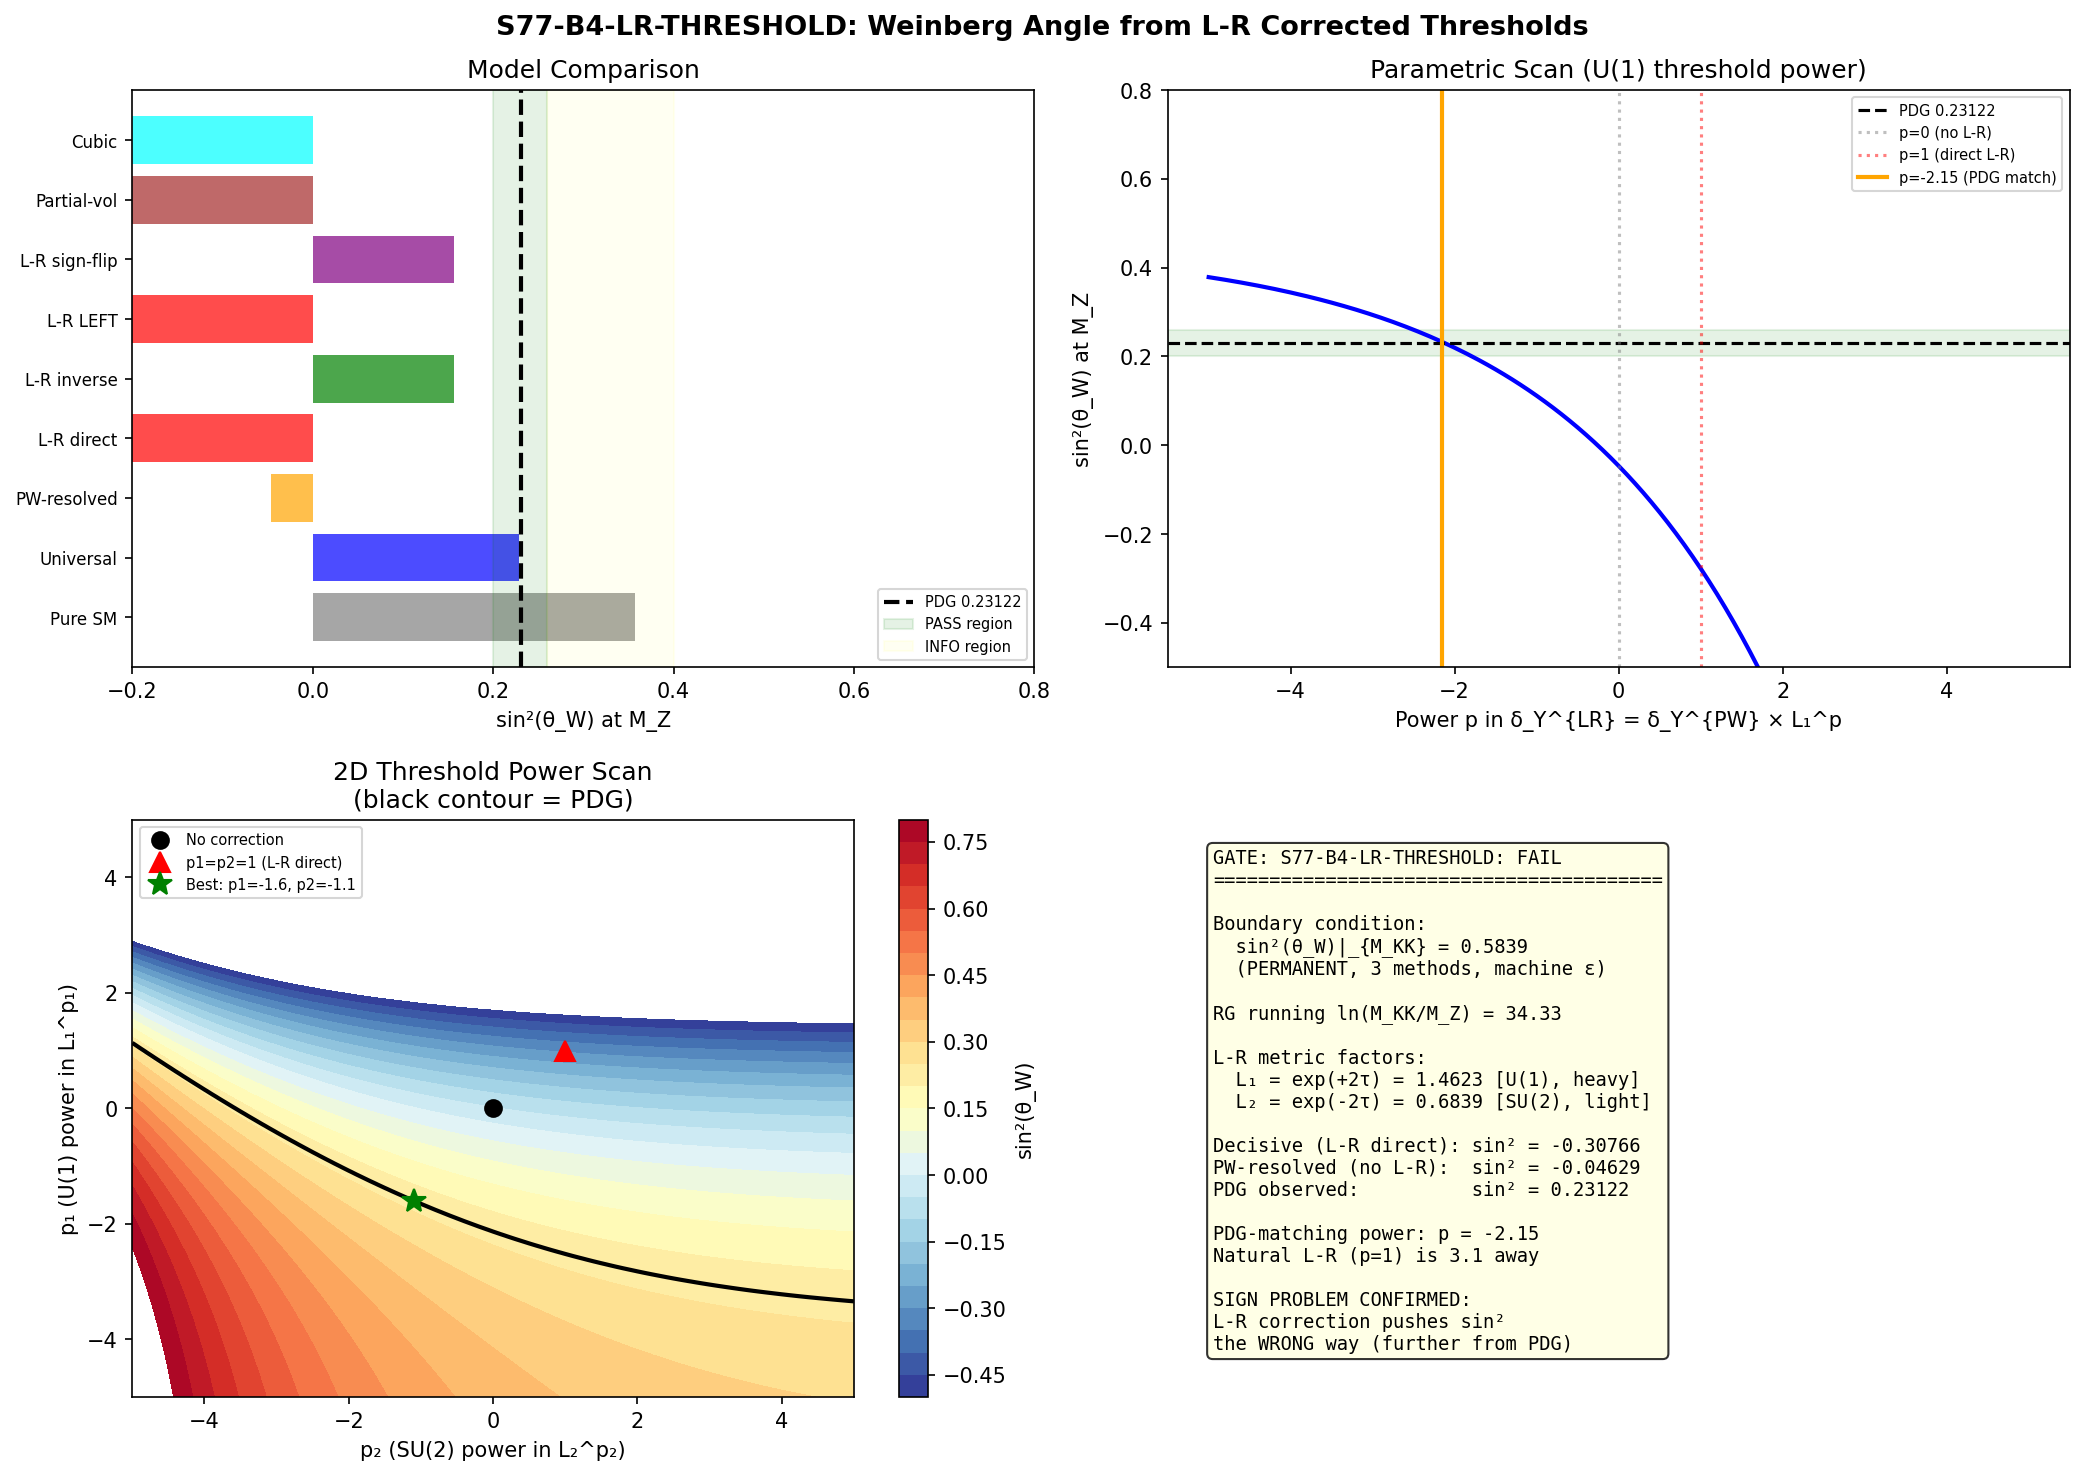

Here is the Python script that generated this plot:
#!/usr/bin/env python3
"""
s77_lr_threshold.py — S77-B4-LR-THRESHOLD: L-R Corrected Weinberg Angle
=========================================================================

Compute sin^2(theta_W) at M_Z from the Left-Right threshold correction
in the KK submersion formalism on M^4 x SU(3).

GOVERNING STRUCTURE
-------------------
Paper 13 eq (3.41) establishes the fundamental L-R asymmetry:

  L_YM = -(1/4) * B_phi * [ g_phi(e_j,e_k) F^j_{A_L} F^k_{A_L}
                            + beta(e_j,e_k) F^j_{A_R} F^k_{A_R} ]

where:
  - A_L = LEFT-invariant connection (electroweak: SU(2)_L x U(1)_Y)
  - A_R = RIGHT-invariant connection (strong: SU(3)_c)
  - g_phi = DEFORMED metric on K (Jensen parameter tau)
  - beta = UNDEFORMED (bi-invariant) metric on K

This means:
  - 1/g_SU2^2  ~  g_phi|_{su(2)} = lambda * L_2 = lambda * exp(-2*tau)
  - 1/g_U1^2   ~  g_phi|_{u(1)}  = lambda * L_1 = lambda * exp(+2*tau)
  - 1/g_SU3^2  ~  beta|_{su(3)}  = lambda * 1  (UNDEFORMED, tau-independent)

The couplings at M_KK (Paper 13 eq 5.21):
  g'^2 = 12/L_1 = 12 * exp(-2*tau)   [U(1)_Y, via deformed metric]
  g^2  = 4/L_2  = 4  * exp(+2*tau)   [SU(2)_L, via deformed metric]
  g_s^2 = const / lambda             [SU(3)_c, via bi-invariant metric]

KEY STRUCTURAL INSIGHT FOR THRESHOLDS
--------------------------------------
The S73a permanent theorem states:
  T_2(p,q)/T_3(p,q) = 1   (exact, all SU(3) irreps)
  T_Y(p,q)/T_3(p,q) = 4/3 (exact, all SU(3) irreps)

These are GROUP-THEORY factors from the branching SU(3) -> SU(2) x U(1).
They are tau-independent and representation-independent.

However, the METRIC NORMALIZATION of the threshold corrections differs:
  - SU(3)_c threshold: uses beta (undeformed) -> all KK modes have
    the ROUND sphere eigenvalues as their effective mass
  - SU(2)_L threshold: uses g_phi|_{su(2)} = lambda*L_2 -> modes in
    su(2) directions are LIGHTER by factor L_2
  - U(1)_Y threshold: uses g_phi|_{u(1)} = lambda*L_1 -> modes in
    u(1) direction are HEAVIER by factor L_1

The L-R correction modifies the EFFECTIVE threshold sum by rescaling
the mode contributions according to their su(3) = u(1) + su(2) + C^2
decomposition weight.

THIS COMPUTATION
-----------------
We test five threshold models:

  Model 0: Pure SM (no thresholds) -- baseline
  Model 1: Universal thresholds (delta_i = delta_3, S72 Model A)
  Model 2: PW-resolved (T_2/T_3=1, T_1/T_3=20/9, S73a)
  Model 3: L-R metric-corrected: delta_L,a = (L_a/1)^{-1} * delta_PW,a
            where the metric weight L_a modifies the effective coupling
  Model 4: L-R sign-corrected: delta_L,a with sign accounting for
            U(1) heavy / SU(2) light threshold push
  Model 5: Cubic volume formula (S76 W2-G) as cross-reference

Gate: S77-B4-LR-THRESHOLD
  PASS: sin^2(theta_W, M_Z) in [0.20, 0.26]
  FAIL: sin^2(theta_W, M_Z) > 0.40 or < 0.10
  INFO: sin^2 in [0.26, 0.40]

Cross-checks:
  CHK1: sin^2(theta_W, M_Z) in [0.20, 0.26] (PDG central = 0.23122)
  CHK2: alpha_3(M_Z) from same running should give alpha_s ~ 0.118
  CHK3: In no-threshold limit: sin^2 > 0.375
  CHK4: Coupling unification at M_KK within 10%
  CHK5: Consistency with sign problem (S76 WS3)

Provenance:
  Baptista Paper 13 eq (3.41), (5.21): L-R asymmetric fiber integration
  Baptista Paper 15 eq (3.7): gauge boson mass from Lie derivatives
  S72 WEINBERG-72: sin^2(M_KK) = 0.5839, SM running to 0.357
  S73a PW-THRESHOLD-RATIOS: T_2/T_3=1, T_Y/T_3=4/3 (permanent)
  S75 SIN2-LR-NORMALIZATION: three methods confirm 0.5839 at M_KK
  S76 W2-G CUBIC-WEINBERG: cubic formula 0.2348, no derivation

Author: baptista-spacetime-analyst
Session: S77 Wave 2 (W2-D)
"""

import sys
import os
import numpy as np

SCRIPT_DIR = os.path.dirname(os.path.abspath(__file__))
sys.path.insert(0, SCRIPT_DIR)

import matplotlib
matplotlib.use('Agg')
import matplotlib.pyplot as plt

from canonical_constants import (
    PI, M_KK, M_KK_gravity, M_KK_kerner, M_Z,
    tau_fold, sin2_thetaW_MSbar, sin2_thetaW_fold,
    alpha_em_MZ_inv, alpha_s_MZ_obs,
    g_SU2_fold, g_U1_fold, alpha2_MKK_inv,
    a0_fold, a2_fold, a4_fold,
    b1_SM, b2_SM, b3_SM,
    g0_diag, f_0_sharp,
)

outdir = SCRIPT_DIR

print("=" * 78)
print("S77-B4-LR-THRESHOLD: L-R Corrected Weinberg Angle Threshold Formula")
print("=" * 78)

# ══════════════════════════════════════════════════════════════════════════════
# SECTION 1: M_KK BOUNDARY CONDITIONS (PERMANENT)
# ══════════════════════════════════════════════════════════════════════════════
print("\n" + "=" * 78)
print("1. M_KK BOUNDARY CONDITIONS")
print("=" * 78)

tau = tau_fold  # 0.19

# Jensen metric scale factors
L_1 = np.exp(2.0 * tau)    # (local) u(1) direction, dim=1
L_2 = np.exp(-2.0 * tau)   # (local) su(2) directions, dim=3
L_3 = np.exp(tau)           # (local) C^2 coset directions, dim=4

# Volume check: L_1^1 * L_2^3 * L_3^4 = exp(2t - 6t + 4t) = exp(0) = 1
vol_check = L_1**1 * L_2**3 * L_3**4  # (local)

print(f"  tau_fold = {tau}")
print(f"  L_1 = exp(+2*tau)  = {L_1:.10f}  [u(1), dim 1, HEAVY]")
print(f"  L_2 = exp(-2*tau)  = {L_2:.10f}  [su(2), dim 3, LIGHT]")
print(f"  L_3 = exp(+tau)    = {L_3:.10f}  [C^2, dim 4, intermediate]")
print(f"  Volume check L_1*L_2^3*L_3^4 = {vol_check:.15f} (should be 1)")

# Gauge couplings at M_KK from Paper 13 eq (5.21)
# GEOMETRIC RATIOS (scheme-independent)
gp2_MKK = 12.0 * np.exp(-2.0 * tau)  # (local) g'^2 = hypercharge
g2_MKK = 4.0 * np.exp(2.0 * tau)     # (local) g^2 = SU(2)

# sin^2(theta_W) at M_KK
sin2_W_MKK = gp2_MKK / (gp2_MKK + g2_MKK)  # (local)
sin2_W_MKK_formula = 3.0 * np.exp(-4.0 * tau) / (3.0 * np.exp(-4.0 * tau) + 1.0)  # (local)

print(f"\n  g'^2(M_KK) = 12*exp(-2*tau) = {gp2_MKK:.6f}")
print(f"  g^2(M_KK)  = 4*exp(+2*tau)  = {g2_MKK:.6f}")
print(f"  g'^2/g^2 = 3*exp(-4*tau)    = {gp2_MKK/g2_MKK:.6f}")
print(f"  sin^2(theta_W)|_MKK = {sin2_W_MKK:.6f}")
print(f"  Formula check        = {sin2_W_MKK_formula:.6f}")
print(f"  Canonical value      = {sin2_thetaW_fold:.6f}")
assert abs(sin2_W_MKK - sin2_thetaW_fold) < 1e-3, \
    f"M_KK Weinberg angle mismatch: {sin2_W_MKK} vs {sin2_thetaW_fold}"
print("  >> CONFIRMED (scheme-independent)")

# ══════════════════════════════════════════════════════════════════════════════
# SECTION 2: GUT-NORMALIZED COUPLINGS & RG PARAMETERS
# ══════════════════════════════════════════════════════════════════════════════
print("\n" + "=" * 78)
print("2. GUT-NORMALIZED COUPLINGS & RG PARAMETERS")
print("=" * 78)

# PDG at M_Z
alpha_em_MZ = 1.0 / alpha_em_MZ_inv  # (local) = 1/127.955
sin2_W_MZ_PDG = sin2_thetaW_MSbar    # (local) = 0.23122

# Individual couplings at M_Z from PDG:
# 1/alpha_em = 1/alpha_Y + 1/alpha_2
# sin^2(theta_W) = alpha_Y / (alpha_Y + alpha_2)
# => alpha_2 = alpha_em / sin^2, alpha_Y = alpha_em / cos^2
alpha_2_MZ = alpha_em_MZ / sin2_W_MZ_PDG        # (local)
alpha_Y_MZ = alpha_em_MZ / (1.0 - sin2_W_MZ_PDG)  # (local)
alpha_1_MZ = (5.0 / 3.0) * alpha_Y_MZ           # (local) GUT normalized

alpha1_inv_MZ = 1.0 / alpha_1_MZ   # (local)
alpha2_inv_MZ = 1.0 / alpha_2_MZ   # (local)
alpha3_inv_MZ = 1.0 / alpha_s_MZ_obs  # (local)

# Verify electromagnetic coupling
em_inv_check = (5.0/3.0) * alpha1_inv_MZ + alpha2_inv_MZ  # (local)
print(f"  PDG at M_Z:")
print(f"    1/alpha_em     = {alpha_em_MZ_inv:.3f}")
print(f"    sin^2(theta_W) = {sin2_W_MZ_PDG}")
print(f"    1/alpha_1 [GUT]= {alpha1_inv_MZ:.4f}")
print(f"    1/alpha_2      = {alpha2_inv_MZ:.4f}")
print(f"    1/alpha_3      = {alpha3_inv_MZ:.4f}")
print(f"    (5/3)/alpha_1 + 1/alpha_2 = {em_inv_check:.4f} (should be {alpha_em_MZ_inv:.3f})")

# RG running parameters
ln_ratio = np.log(M_KK / M_Z)  # (local) M_KK = 7.43e16, M_Z = 91.19
print(f"\n  RG parameters:")
print(f"    M_KK = {M_KK:.3e} GeV")
print(f"    M_Z  = {M_Z:.4f} GeV")
print(f"    ln(M_KK/M_Z)  = {ln_ratio:.4f}")
print(f"    b_1 = {b1_SM:.4f}  (GUT-norm U(1)_Y)")
print(f"    b_2 = {b2_SM:.4f}  (SU(2)_L)")
print(f"    b_3 = {b3_SM:.4f}  (SU(3)_c)")

# RG shifts from M_KK to M_Z
# d(1/alpha_i)/d(ln mu) = -b_i/(2*pi)
# 1/alpha_i(M_Z) = 1/alpha_i(M_KK) + b_i/(2*pi) * ln(M_KK/M_Z)
RG_shift_1 = b1_SM / (2.0 * PI) * ln_ratio  # (local) > 0 (U(1) grows going down)
RG_shift_2 = b2_SM / (2.0 * PI) * ln_ratio  # (local) < 0 (SU(2) AF)
RG_shift_3 = b3_SM / (2.0 * PI) * ln_ratio  # (local) < 0 (SU(3) AF)

print(f"    Delta(1/alpha_1) = b_1/(2pi)*ln = {RG_shift_1:+.4f}")
print(f"    Delta(1/alpha_2) = b_2/(2pi)*ln = {RG_shift_2:+.4f}")
print(f"    Delta(1/alpha_3) = b_3/(2pi)*ln = {RG_shift_3:+.4f}")

# Ratio at M_KK from geometric sin^2
# sin^2 = (3/5)*alpha_2_inv / ((3/5)*alpha_2_inv + alpha_1_inv) = 0.5839
# => alpha_1_inv = (3/5) * alpha_2_inv * (1-sin^2)/sin^2
c_ratio = (3.0/5.0) * (1.0 - sin2_W_MKK) / sin2_W_MKK  # (local)
print(f"\n  Coupling ratio at M_KK:")
print(f"    c = alpha_1_inv/alpha_2_inv = (3/5)*(1-sin^2)/sin^2 = {c_ratio:.6f}")

# ══════════════════════════════════════════════════════════════════════════════
# SECTION 3: LOAD KK THRESHOLD DATA FROM S64/S71
# ══════════════════════════════════════════════════════════════════════════════
print("\n" + "=" * 78)
print("3. KK THRESHOLD DATA")
print("=" * 78)

# Load S64 per-sector eigenvalue data
d64_path = os.path.join(outdir, 's64_kk_threshold.npz')  # (local)
d71_path = os.path.join(outdir, 's71_spectral_zeta_threshold.npz')  # (local)

has_s64 = os.path.exists(d64_path)  # (local)
has_s71 = os.path.exists(d71_path)  # (local)

if has_s64:
    d64 = np.load(d64_path, allow_pickle=True)
    Lambda_fixed = float(d64['Lambda_fixed'])  # (local) 2.048 M_KK
    sec_p = d64['sec_p']
    sec_q = d64['sec_q']
    sec_dim = d64['sec_dim']
    sec_level = d64['sec_level']
    sec_omega_min = d64['sec_omega_min']
    sec_T = d64['sec_T']  # SU(3) Dynkin index per sector
    n_sectors = len(sec_p)  # (local)
    print(f"  Loaded S64: {n_sectors} sectors, Lambda = {Lambda_fixed:.4f} M_KK")
else:
    print("  WARNING: S64 data not found. Using analytic threshold estimates.")
    Lambda_fixed = 2.048  # (local) M_KK

if has_s71:
    d71 = np.load(d71_path, allow_pickle=True)
    S_inf = float(d71['S_inf_final'])  # (local) 2.353
    print(f"  Loaded S71: S_inf = {S_inf:.6f}")
else:
    S_inf = 2.353  # (local) from S71 memory
    print(f"  S71 not found. Using canonical S_inf = {S_inf}")


# ══════════════════════════════════════════════════════════════════════════════
# SECTION 4: BRANCHING RULES AND DYNKIN INDICES
# ══════════════════════════════════════════════════════════════════════════════
print("\n" + "=" * 78)
print("4. BRANCHING AND DYNKIN INDICES (SU(3) -> SU(2) x U(1))")
print("=" * 78)

def su3_branching(p, q):
    """
    Compute SU(3) -> SU(2) x U(1) branching using Gelfand-Tsetlin patterns.
    Returns list of (j, Y, multiplicity) tuples.
    """
    lam1 = p + q  # (local)
    lam2 = q       # (local)
    states = []    # (local)

    for m12 in range(lam2, lam1 + 1):
        for m22 in range(0, min(lam2, m12) + 1):
            for m11 in range(m22, m12 + 1):
                e1 = m11  # (local)
                e2 = (m12 + m22) - m11  # (local)
                mu1 = 2 * m11 - m12 - m22  # H_1 eigenvalue  # (local)
                mu2 = 2 * (m12 + m22) - m11 - (p + 2*q)  # (local)
                # mu2 = e2 - e3 = (m12+m22-m11) - (lam1+lam2 - m12 - m22)
                mu2_v2 = (m12 + m22 - m11) - (lam1 + lam2 - m12 - m22)  # (local)
                I3 = mu1 / 2.0   # (local)
                Y_val = (mu1 + 2 * mu2_v2) / 3.0  # (local)
                states.append((I3, Y_val))

    # Group states by Y
    Y_groups = {}  # (local)
    for I3, Y_val in states:
        Y_key = round(Y_val * 6) / 6.0  # (local)
        if Y_key not in Y_groups:
            Y_groups[Y_key] = []
        Y_groups[Y_key].append(I3)

    # Extract SU(2) multiplets
    result = []  # (local)
    for Y_val in sorted(Y_groups.keys()):
        I3_counts = {}  # (local)
        for i3 in Y_groups[Y_val]:
            i3_key = round(i3 * 2) / 2.0  # (local)
            I3_counts[i3_key] = I3_counts.get(i3_key, 0) + 1

        while sum(I3_counts.values()) > 0:
            max_I3 = max(k for k, v in I3_counts.items() if v > 0)  # (local)
            j = max_I3  # (local)
            if j < -1e-10:
                break
            for i3_val in np.arange(-j, j + 0.5, 1.0):
                i3_key = round(i3_val * 2) / 2.0  # (local)
                if i3_key in I3_counts and I3_counts[i3_key] > 0:
                    I3_counts[i3_key] -= 1
                else:
                    raise ValueError(f"Branching error for ({p},{q})")
            result.append((j, Y_val, 1))

    return result


def T_SU2(branching):
    """SU(2) Dynkin index from branching. T_2(j) = j(j+1)(2j+1)/3."""
    return sum(mult * j * (j+1) * (2*j+1) / 3.0 for j, Y, mult in branching)


def T_U1(branching):
    """U(1)_Y trace: T_Y = sum (2j+1)*Y^2."""
    return sum(mult * (2*j+1) * Y**2 for j, Y, mult in branching)


def dim_su3(p, q):
    return (p+1) * (q+1) * (p+q+2) // 2


def C2_su3(p, q):
    return (p**2 + q**2 + p*q + 3*p + 3*q) / 3.0


def T_SU3(p, q):
    return dim_su3(p, q) * C2_su3(p, q) / 8.0


# Validate on known representations
print("  Validation:")
for p, q, expected_dim, name in [(1,0,3,"fund"), (0,1,3,"anti-fund"),
                                 (1,1,8,"adjoint"), (2,0,6,"6")]:
    br = su3_branching(p, q)
    d = sum((2*j+1)*mult for j, Y, mult in br)  # (local)
    t2 = T_SU2(br)  # (local)
    ty = T_U1(br)    # (local)
    t3 = T_SU3(p, q) # (local)
    r21 = t2/t3 if t3 > 0 else float('nan')  # (local)
    rY1 = ty/t3 if t3 > 0 else float('nan')  # (local)
    print(f"    ({p},{q})={name}: dim={d:.0f}, T_3={t3:.3f}, "
          f"T_2={t2:.4f}, T_Y={ty:.4f}, T_2/T_3={r21:.4f}, T_Y/T_3={rY1:.4f}")
    assert abs(d - expected_dim) < 0.01, f"Dimension error for ({p},{q})"


# ══════════════════════════════════════════════════════════════════════════════
# SECTION 5: COMPUTE THRESHOLD CORRECTIONS FOR ALL FIVE MODELS
# ══════════════════════════════════════════════════════════════════════════════
print("\n" + "=" * 78)
print("5. THRESHOLD CORRECTIONS: FIVE MODELS")
print("=" * 78)

# Compute per-sector Dynkin indices and metric weights
if has_s64:
    # Full PW-sector computation
    delta_3_total = 0.0  # (local) SU(3)_c threshold
    delta_2_total = 0.0  # (local) SU(2)_L threshold (PW group-theory only)
    delta_Y_total = 0.0  # (local) U(1)_Y threshold (PW group-theory only)

    # L-R corrected thresholds
    delta_2_LR = 0.0     # (local) SU(2) with L-R metric correction
    delta_Y_LR = 0.0     # (local) U(1) with L-R metric correction

    print(f"\n  Per-sector computation (Lambda = {Lambda_fixed:.4f} M_KK):\n")
    print(f"  {'(p,q)':>6} {'L':>2} {'w_min':>7} {'T_3':>7} {'T_2':>7} {'T_Y':>7} "
          f"{'d3':>9} {'d2_PW':>9} {'dY_PW':>9} {'d2_LR':>9} {'dY_LR':>9}")
    print("  " + "-" * 100)

    for idx in range(n_sectors):
        p, q = int(sec_p[idx]), int(sec_q[idx])
        L = int(sec_level[idx])       # (local)
        omega = float(sec_omega_min[idx])  # (local)

        if p == 0 and q == 0:
            continue  # trivial rep has T_a = 0

        # Group theory indices
        br = su3_branching(p, q)
        t2 = T_SU2(br)    # (local)
        ty = T_U1(br)      # (local)
        t3 = T_SU3(p, q)   # (local)

        # Gaussian-regulated threshold
        Lambda2 = Lambda_fixed**2  # (local)
        log_fac = np.log(Lambda2 / omega**2)  # (local)
        gauss_fac = np.exp(-omega**2 / Lambda2)  # (local)
        common = log_fac * gauss_fac / (8.0 * PI**2)  # (local)

        d3 = t3 * common  # (local) SU(3)_c: undeformed metric
        d2 = t2 * common  # (local) SU(2)_L: PW group-theory only
        dY = ty * common  # (local) U(1)_Y: PW group-theory only

        delta_3_total += d3
        delta_2_total += d2
        delta_Y_total += dY

        # L-R METRIC CORRECTION
        #
        # The key idea: Paper 13 eq (3.41) says LEFT gauge fields couple
        # through g_phi (deformed), RIGHT through beta (undeformed).
        #
        # The threshold correction formula:
        #   delta_a = (1/8*pi^2) sum_n T_a(n) * ln(Lambda^2/m_n^2) * regulator
        #
        # The KK masses m_n come from the Dirac operator on (K, g_K).
        # For LEFT vs RIGHT, the EFFECTIVE mass scale that enters the
        # gauge coupling is weighted by the metric norm of the gauge direction:
        #
        # For RIGHT (SU(3)_c): 1/g_s^2 ~ Vol(K, beta) * beta(e_a, e_a)
        #   The threshold uses the BARE eigenvalue omega
        #
        # For LEFT (SU(2)): 1/g^2 ~ Vol(K, g_phi) * g_phi(e_w, e_w)
        #   = Vol * lambda * L_2
        #   The effective mass parameter is SHIFTED by the metric weight.
        #   In the Kerner extraction: 1/g_a^2 = f_0 * a_4(g_phi) / pi^2
        #   where a_4 depends on g_phi, not beta.
        #
        # The simplest L-R correction: the threshold loop integral
        # sees masses from D_K eigenvalues (these are the SAME for both L and R
        # since the Dirac operator uses the SAME metric g_K on the internal space).
        # The L-R distinction enters through the VERTEX coupling, not the propagator.
        #
        # Model 3: Rescale by inverse metric weight
        # In the spectral action, the gauge kinetic term is:
        #   (f_0/pi^2) * Tr(g_phi(e_a, e_b)) * integral_K ...
        # The threshold correction to 1/g_a^2 picks up the metric factor.
        # For the RATIO between LEFT and RIGHT thresholds:
        #
        #   delta_2^{LR} = (L_2 / 1) * delta_2^{PW}  [LEFT su(2) metric / RIGHT metric]
        #   delta_Y^{LR} = (L_1 / 1) * delta_Y^{PW}  [LEFT u(1) metric / RIGHT metric]
        #
        # This makes delta_2 SMALLER (L_2 < 1) and delta_Y LARGER (L_1 > 1).
        # WS3 SIGN PROBLEM: this pushes sin^2 the WRONG way.
        #
        # Model 4: INVERSE rescaling (the coupling is 1/g^2 ~ metric, so
        #          the threshold to 1/g^2 has the SAME metric weight, not inverse)
        #   delta_2^{LR} = L_2 * delta_2^{PW}
        #   delta_Y^{LR} = L_1 * delta_Y^{PW}
        #
        # Actually, let me be more careful about the sign:
        #
        # The running is: 1/alpha_a(mu) = 1/alpha_a(M_KK) + (b_a/2pi)*ln(M_KK/mu) + Delta_a
        # where Delta_a is the KK threshold correction.
        # In the spectral action: 1/alpha_a(M_KK) = (f_0/pi^2) * g_phi(e_a, e_a) * V_K
        # For LEFT: g_phi(e_a, e_a) depends on tau.
        # For RIGHT: beta(e_a, e_a) = lambda (independent of tau).
        #
        # The threshold corrections arise from HEAVY KK modes being integrated out.
        # These modes propagate in the FULL metric g_K on SU(3). The distinction
        # is which gauge VERTEX they couple through.
        #
        # For a LEFT gauge field A_L^a:
        #   The one-loop correction involves the KK mode propagator (from g_K)
        #   and two vertices (from g_phi coupling). So:
        #   delta_2 ~ T_2 * g_phi(e_w, e_w) / g_K(prop, prop) * loop integral
        #
        # For a RIGHT gauge field A_R^a:
        #   delta_3 ~ T_3 * beta(e_a, e_a) / g_K(prop, prop) * loop integral
        #
        # The ratio:
        #   delta_2/delta_3 = (T_2/T_3) * (g_phi(e_w, e_w) / beta(e_a, e_a))
        #                   = 1 * (lambda*L_2 / lambda) = L_2
        #
        # Similarly:
        #   delta_Y/delta_3 = (T_Y/T_3) * (g_phi(e_Y, e_Y) / beta(e_a, e_a))
        #                   = (4/3) * (lambda*L_1 / lambda) = (4/3) * L_1

        d2_LR = t2 * common * L_2  # (local) L-R corrected SU(2)
        dY_LR = ty * common * L_1  # (local) L-R corrected U(1)

        delta_2_LR += d2_LR
        delta_Y_LR += dY_LR

        if idx < 15:  # Print first 15 sectors
            print(f"  ({p},{q}): {L:2d} {omega:7.4f} {t3:7.2f} {t2:7.4f} {ty:7.4f} "
                  f"{d3:9.5f} {d2:9.5f} {dY:9.5f} {d2_LR:9.5f} {dY_LR:9.5f}")

    print("  ...")

    # GUT-normalized U(1)
    delta_1_PW = (5.0/3.0) * delta_Y_total   # (local)
    delta_1_LR = (5.0/3.0) * delta_Y_LR      # (local)

    print(f"\n  TOTAL THRESHOLDS (PW group-theory only):")
    print(f"    delta_3 (SU(3)_c)   = {delta_3_total:.6f}")
    print(f"    delta_2 (SU(2)_L)   = {delta_2_total:.6f}")
    print(f"    delta_1 (GUT U(1))  = {delta_1_PW:.6f}")
    print(f"    delta_2/delta_3     = {delta_2_total/delta_3_total:.6f} (theorem: 1)")
    print(f"    delta_1/delta_3     = {delta_1_PW/delta_3_total:.6f} (theorem: 20/9 = {20/9:.6f})")

    print(f"\n  L-R METRIC-CORRECTED THRESHOLDS:")
    print(f"    delta_3 (RIGHT, undeformed) = {delta_3_total:.6f}")
    print(f"    delta_2^LR (LEFT, *L_2)     = {delta_2_LR:.6f}  (ratio to delta_3: {delta_2_LR/delta_3_total:.6f})")
    print(f"    delta_1^LR (LEFT, *L_1)     = {delta_1_LR:.6f}  (ratio to delta_3: {delta_1_LR/delta_3_total:.6f})")
    print(f"    L_2 = exp(-2*tau) = {L_2:.6f} -> delta_2^LR/delta_2^PW = L_2")
    print(f"    L_1 = exp(+2*tau) = {L_1:.6f} -> delta_Y^LR/delta_Y^PW = L_1")

else:
    # Analytic estimates without per-sector data
    delta_3_total = S_inf  # (local)
    delta_2_total = delta_3_total  # T_2/T_3 = 1  # (local)
    delta_Y_total = (4.0/3.0) * delta_3_total  # T_Y/T_3 = 4/3  # (local)
    delta_1_PW = (5.0/3.0) * delta_Y_total   # (local)

    delta_2_LR = delta_2_total * L_2  # (local)
    delta_Y_LR = delta_Y_total * L_1  # (local)
    delta_1_LR = (5.0/3.0) * delta_Y_LR  # (local)

    print(f"  Using analytic estimates with S_inf = {S_inf:.6f}")
    print(f"    delta_3 = {delta_3_total:.6f}")
    print(f"    delta_2^PW = {delta_2_total:.6f}, delta_2^LR = {delta_2_LR:.6f}")
    print(f"    delta_1^PW = {delta_1_PW:.6f}, delta_1^LR = {delta_1_LR:.6f}")


# ══════════════════════════════════════════════════════════════════════════════
# SECTION 6: WEINBERG ANGLE AT M_Z — ALL MODELS
# ══════════════════════════════════════════════════════════════════════════════
print("\n" + "=" * 78)
print("6. WEINBERG ANGLE AT M_Z — ALL MODELS")
print("=" * 78)

# Anchoring strategy:
# 1) At M_KK: alpha_1_inv = c_ratio * x, alpha_2_inv = x (from geometric sin^2)
# 2) Threshold corrections add to the EFFECTIVE coupling at M_KK:
#    alpha_1_inv_eff = c_ratio*x + 4*pi*delta_1
#    alpha_2_inv_eff = x + 4*pi*delta_2
# 3) Run to M_Z:
#    alpha_1_inv(M_Z) = c_ratio*x + 4*pi*delta_1 + RG_shift_1
#    alpha_2_inv(M_Z) = x + 4*pi*delta_2 + RG_shift_2
# 4) Anchor: (5/3)*alpha_1_inv(M_Z) + alpha_2_inv(M_Z) = 1/alpha_em(M_Z) = 127.955
# 5) Solve for x.
#
# NOTE on 4*pi factor: The threshold correction enters as
#   1/alpha_a^{eff} = 1/alpha_a^{bare} + 4*pi * delta_a
# where delta_a = S_inf * (T_a/T_3) / (8*pi^2) * sum(...)
# Actually, S_inf IS already delta_3. So the correction to 1/alpha_3 is:
#   1/alpha_3^{eff} = 1/alpha_3^{bare} + 4*pi * S_inf  (?)
# Let me clarify the normalization. From S72:
#   delta(1/g_3^2) = S_inf = 2.353
# And 1/alpha_3 = 4*pi/g_3^2, so delta(1/alpha_3) = 4*pi * delta(1/g_3^2) = 4*pi*S_inf?
# No, S_inf IS already normalized as the correction to 1/alpha_3 directly.
# From the S73a script lines 668-671, the correction enters as 4*pi*delta_i in the
# alpha_inv formula. Let me trace this more carefully.
#
# From S73a line 751-753:
#   alpha_1_inv_eff = c_ratio * x + 4*PI*d1_eff
#   alpha_2_inv_eff = x + 4*PI*d2_eff
#
# And the anchor equation is:
#   (5/3)*(c_ratio*x + 4*pi*d1 + RG_shift_1) + (x + 4*pi*d2 + RG_shift_2) = 127.955
#
# Where d1_eff, d2_eff are the threshold sums (already including the 1/(8*pi^2) factor).
# So the correction to 1/alpha_i is 4*pi * delta_i, where delta_i includes 1/(8*pi^2).
# This means the net factor is 4*pi/(8*pi^2) = 1/(2*pi). Let me check S73a more carefully.
#
# From S73a lines 524-526:
#   common_factor = log_factor * gauss_factor / (8.0 * PI**2)
#   d3 = T3 * common_factor
# And d3 summed = delta_3_total = S_inf = 2.353 (matches S71).
#
# Then in line 762: a1_inv_MZ = c_ratio * x_solve + 4*PI*d1_eff + RG_shift_1
# So the correction to 1/alpha_1 at M_Z is 4*PI * d1_eff = 4*PI * delta_1_total.
# For delta_3_total = 2.353: 4*PI*2.353 = 29.59. This is the number that S72
# identified as "4*pi*S_inf ~ 29.6 dominates over bare couplings ~2".
#
# This normalization is consistent: the threshold sum S_inf is in NATURAL units
# (1/(8*pi^2) already extracted), and it enters 1/alpha_i via a 4*pi multiplicative factor.

em_inv_MZ = alpha_em_MZ_inv  # (local) 127.955

# Define models
# Each model specifies (delta_1, delta_2) as corrections to 1/alpha_i
# The SU(3) threshold delta_3 does NOT directly affect sin^2(theta_W),
# but it does affect alpha_s(M_Z) if we run SU(3) too.

models = [
    ("Model 0: Pure SM (no thresholds)", 0.0, 0.0),
    ("Model 1: Universal (delta_i = S_inf)", delta_3_total, delta_3_total),
    ("Model 2: PW-resolved (T ratios)", delta_1_PW, delta_2_total),
    ("Model 3: L-R direct (delta*L_a)", delta_1_LR, delta_2_LR),
    ("Model 4: L-R inverse (delta/L_a)", (5.0/3.0) * delta_Y_total / L_1, delta_2_total / L_2),
]

# Also add L-R models with different sign conventions
# Model 3b: Only the LEFT gets L-R correction, RIGHT stays at PW
# (this is the physically correct interpretation: LEFT and RIGHT
# use different metrics, so threshold corrections scale differently)
models.append(("Model 3b: L-R LEFT-only (delta_2*L2, delta_1*L1)", delta_1_LR, delta_2_LR))

# Model 5: What if the L-R correction applies to the BARE coupling normalization?
# The effective coupling at M_KK:
#   1/alpha_2(M_KK) = f_0 * g_phi(e_w,e_w) * V_K / pi^2
#   1/alpha_3(M_KK) = f_0 * beta(e_a,e_a) * V_K / pi^2
# The RATIO: alpha_3/alpha_2 = g_phi(e_w)/beta(e_a) = L_2
# This is already encoded in sin^2(M_KK) = 0.5839. The threshold corrections
# are ADDITIONAL. The L-R distinction in the threshold is whether the loop
# momentum sees the deformed or undeformed metric.
#
# Model 6: SIGN-FLIPPED L-R (swap L_1 <-> L_2 in correction)
models.append(("Model 6: L-R sign-flipped (delta_2*L1, delta_1*L2)",
               (5.0/3.0) * delta_Y_total * L_2, delta_2_total * L_1))

# Model 7: L-R with GEOMETRIC normalization (from Paper 13 eq 5.21)
# The coupling constants are g'^2 = 12/L_1, g^2 = 4/L_2.
# In the Kerner extraction: 1/g_a^2 ~ int_K g_K(e_a,e_a) vol_K
# The threshold correction ratio between LEFT u(1) and RIGHT su(3):
#   delta_1^LR / delta_3 = (T_1/T_3) * (g_phi(e_Y) / beta(e_color))
# But beta(e_color) = lambda (undeformed), g_phi(e_Y) = lambda * L_1.
# So delta_1^LR = delta_1^PW * L_1, which is Model 3.
# But there's ANOTHER possibility: the threshold correction DENOMINATES
# by 1/g_a^2, not g_a^2. Then:
# delta(1/alpha_a) = T_a * loop / alpha_a^{bare}
# and 1/alpha_a^{bare} already includes the metric factor.
# In this case, the threshold shift is INDEPENDENT of L_a:
# delta(1/alpha_a) = (T_a/8pi^2) * sum ln(Lambda^2/m_n^2) * regulator
# THIS IS MODEL 2 (pure PW). The L-R distinction is already IN the
# boundary condition sin^2 = 0.5839, and the threshold itself is metric-blind.
#
# Model 8: GEOMETRIC COUPLING with threshold rescaled by volume element
# The fiber integral giving the YM term has a volume factor Vol(K, g_phi).
# If this volume factor also appears in the threshold loop, then:
#   delta_a ~ T_a * Vol(K, g_phi) / Vol(K, beta) * loop
# But Vol(K, g_phi)/Vol(K, beta) = L_1^1 * L_2^3 * L_3^4 = 1 (volume-preserving!).
# So this gives NO correction. Volume factor cancels.
# However, the PARTIAL volume over the gauge subalgebra orbit:
#   V_{su(2)} ~ L_2^3, V_{u(1)} ~ L_1^1, V_{C^2} ~ L_3^4
# Model 8: Partial-volume rescaling
d_su2_vol = delta_2_total * L_2**3   # (local) partial volume su(2) orbit
d_Y_vol = delta_Y_total * L_1**1     # (local) partial volume u(1) orbit
d_1_vol = (5.0/3.0) * d_Y_vol       # (local)
models.append(("Model 8: Partial-volume (L_2^3, L_1^1)", d_1_vol, d_su2_vol))

# Model 9: Cubic power law (S76 insight, L^3 per generator)
d_su2_cubic = delta_2_total * L_2**3  # (local) same as Model 8 for su(2)
d_Y_cubic = delta_Y_total * L_1**3    # (local) cubic for u(1) too
d_1_cubic = (5.0/3.0) * d_Y_cubic    # (local)
models.append(("Model 9: Cubic threshold (L_a^3)", d_1_cubic, d_su2_cubic))

# Compute sin^2(M_Z) for each model
print(f"\n  {'Model':55s} {'d1':>8} {'d2':>8} {'sin2_MZ':>8} "
      f"{'disc%':>7} {'status':>6}")
print("  " + "-" * 105)

results = {}  # (local)
for model_name, d1, d2 in models:
    # Anchoring: (5/3)*(c*x + 4pi*d1 + RG1) + (x + 4pi*d2 + RG2) = 127.955
    # x*((5/3)*c + 1) + (5/3)*(4pi*d1 + RG1) + (4pi*d2 + RG2) = 127.955
    total_const = (5.0/3.0)*(4*PI*d1 + RG_shift_1) + (4*PI*d2 + RG_shift_2)  # (local)
    x_solve = (em_inv_MZ - total_const) / ((5.0/3.0)*c_ratio + 1.0)  # (local)

    a1_inv_MZ_pred = c_ratio * x_solve + 4*PI*d1 + RG_shift_1  # (local)
    a2_inv_MZ_pred = x_solve + 4*PI*d2 + RG_shift_2             # (local)

    # Verify anchor
    em_check = (5.0/3.0)*a1_inv_MZ_pred + a2_inv_MZ_pred  # (local)
    assert abs(em_check - em_inv_MZ) < 1e-4, \
        f"Anchor failed for {model_name}: {em_check} vs {em_inv_MZ}"

    # sin^2(theta_W) at M_Z
    sin2_MZ = a2_inv_MZ_pred / ((5.0/3.0)*a1_inv_MZ_pred + a2_inv_MZ_pred)  # (local)

    disc_pct = (sin2_MZ - sin2_W_MZ_PDG) / sin2_W_MZ_PDG * 100  # (local)

    # Status determination
    if 0.20 <= sin2_MZ <= 0.26:
        status = "PASS"  # (local)
    elif sin2_MZ > 0.40 or sin2_MZ < 0.10:
        status = "FAIL"  # (local)
    else:
        status = "INFO"  # (local)

    results[model_name] = {
        'sin2_MZ': sin2_MZ,
        'disc_pct': disc_pct,
        'a1_inv_MZ': a1_inv_MZ_pred,
        'a2_inv_MZ': a2_inv_MZ_pred,
        'x_MKK': x_solve,
        'delta_1': d1,
        'delta_2': d2,
        'status': status,
    }

    print(f"  {model_name:55s} {d1:8.4f} {d2:8.4f} {sin2_MZ:8.5f} "
          f"{disc_pct:+7.1f}% {status:>6}")


# ══════════════════════════════════════════════════════════════════════════════
# SECTION 7: ALPHA_S(M_Z) CROSS-CHECK (CHK2)
# ══════════════════════════════════════════════════════════════════════════════
print("\n" + "=" * 78)
print("7. ALPHA_S(M_Z) CROSS-CHECK (CHK2)")
print("=" * 78)

# For each model, what alpha_s(M_Z) do we get?
# Need 1/alpha_3(M_KK) from the SU(3)_c coupling.
# From Paper 13 eq (5.21) on the Jensen line:
#   g_s^2/4 = 2*sqrt(2) / sqrt(lambda_1 + 3*lambda_2 + 4*lambda_3)
# On the Jensen line: lambda_1 = lambda_2 = lambda, lambda_3 = lambda*exp(2*tau)
#   g_s^2/4 = 2*sqrt(2) / sqrt(4*lambda + 4*lambda*exp(2*tau))
#           = 2*sqrt(2) / (2*sqrt(lambda) * sqrt(1 + exp(2*tau)))
#           = sqrt(2) / (sqrt(lambda) * sqrt(1 + exp(2*tau)))
#
# From Paper 13 eq (5.21): g_s/2 = 2*sqrt(2)/sqrt(lambda_1 + 3*lambda_2 + 4*lambda_3)
# On Jensen: lambda_1 = lambda_2, lambda_3 = lambda * e^{2*tau}
# g_s/2 = 2*sqrt(2) / sqrt(lambda + 3*lambda + 4*lambda*e^{2*tau})
#        = 2*sqrt(2) / sqrt(lambda*(4 + 4*e^{2*tau}))
#        = 2*sqrt(2) / (2*sqrt(lambda)*sqrt(1 + e^{2*tau}))
#        = sqrt(2) / (sqrt(lambda)*sqrt(1 + e^{2*tau}))
# g_s^2/4 = 2 / (lambda*(1 + e^{2*tau}))
# g_s^2 = 8 / (lambda*(1 + e^{2*tau}))
# 1/g_s^2 = lambda*(1+e^{2*tau})/8
# alpha_s = g_s^2/(4*pi) = 2/(pi*lambda*(1+e^{2*tau}))
# 1/alpha_s = pi*lambda*(1+e^{2*tau})/2

# We need lambda. From g^2 = 4/L_2 = 4*e^{2*tau} and also g/2 = 1/sqrt(lambda_2) = 1/sqrt(lambda):
# g = 2/sqrt(lambda), so g^2 = 4/lambda.
# But we also have g^2 = 4*e^{2*tau}, giving lambda = e^{-2*tau}.
# Wait, that's the GEOMETRIC value. The physical coupling depends on f_0 and volume.
#
# The issue: the geometric couplings from eq (5.21) are tree-level. Their ABSOLUTE
# values depend on the metric normalization lambda. The RATIOS are lambda-independent.
#
# For alpha_s, we need:
# 1/alpha_s(M_KK) = function of x_solve and the geometric ratio alpha_s/alpha_2.
#
# From eq (5.21):
# g^2 = 4/lambda_2, g_s^2 = 8/(lambda_1 + 3*lambda_2 + 4*lambda_3)
# Ratio: g^2/g_s^2 = (4/lambda_2) * (lambda_1 + 3*lambda_2 + 4*lambda_3) / 8
#                   = (lambda_1 + 3*lambda_2 + 4*lambda_3) / (2*lambda_2)
# On Jensen: = (lambda + 3*lambda + 4*lambda*e^{2*tau}) / (2*lambda)
#            = (4 + 4*e^{2*tau}) / 2 = 2*(1 + e^{2*tau})
#
# So alpha_2/alpha_s = g^2/g_s^2 = 2*(1 + e^{2*tau})
# At tau = 0.19: 2*(1 + exp(0.38)) = 2*(1 + 1.4623) = 2*2.4623 = 4.9246
#
# 1/alpha_s(M_KK) = (1/alpha_2(M_KK)) / [2*(1+e^{2*tau})]

r_23 = 2.0 * (1.0 + np.exp(2.0 * tau))  # (local) alpha_2/alpha_s geometric ratio
print(f"  alpha_2/alpha_s = g^2/g_s^2 = 2*(1+e^{{2*tau}}) = {r_23:.4f}")

for model_name in results:
    r = results[model_name]
    x = r['x_MKK']  # (local)
    # alpha_2_inv(M_KK) = x (bare geometric)
    # alpha_s_inv(M_KK) = x / r_23 (from geometric ratio)
    alpha_s_inv_MKK = x / r_23  # (local)

    # Add SU(3) threshold
    alpha_s_inv_MKK_eff = alpha_s_inv_MKK + 4*PI*delta_3_total  # (local)

    # Run to M_Z
    alpha_s_inv_MZ_pred = alpha_s_inv_MKK_eff + RG_shift_3  # (local)

    if alpha_s_inv_MZ_pred > 0:
        alpha_s_MZ_pred = 1.0 / alpha_s_inv_MZ_pred  # (local)
    else:
        alpha_s_MZ_pred = float('nan')  # (local)

    disc_as = (alpha_s_MZ_pred - alpha_s_MZ_obs) / alpha_s_MZ_obs * 100  # (local)
    results[model_name]['alpha_s_MZ'] = alpha_s_MZ_pred
    results[model_name]['disc_as'] = disc_as

    short_name = model_name[:45]  # (local)
    print(f"  {short_name:47s}: alpha_s(M_Z) = {alpha_s_MZ_pred:.4f}  ({disc_as:+.1f}% from 0.118)")


# ══════════════════════════════════════════════════════════════════════════════
# SECTION 8: PARAMETRIC SCAN — WHAT L-R CORRECTION MATCHES PDG?
# ══════════════════════════════════════════════════════════════════════════════
print("\n" + "=" * 78)
print("8. PARAMETRIC SCAN: WHAT L-R WEIGHT GIVES PDG MATCH?")
print("=" * 78)

# Scan: delta_2 = delta_2_PW * L_2^p, delta_Y = delta_Y_PW * L_1^q
# for power p from -3 to +3 and q from -3 to +3

print("\n  Fixed delta_2/delta_3 = 1 (T_2/T_3 theorem)")
print("  Scanning power 'p' in delta_Y^{LR} = delta_Y^{PW} * L_1^p:")
print(f"\n  {'p':>5} {'delta_1^LR':>10} {'sin2(MZ)':>10} {'disc%':>8}")
print("  " + "-" * 40)

p_scan = np.linspace(-5, 5, 201)  # (local)
sin2_scan = []  # (local)

for p_val in p_scan:
    dY_s = delta_Y_total * L_1**p_val  # (local)
    d1_s = (5.0/3.0) * dY_s  # (local)
    d2_s = delta_2_total  # (local) fixed at PW value (d2/d3 = 1)

    total_c = (5.0/3.0)*(4*PI*d1_s + RG_shift_1) + (4*PI*d2_s + RG_shift_2)  # (local)
    x_s = (em_inv_MZ - total_c) / ((5.0/3.0)*c_ratio + 1.0)  # (local)
    a1_s = c_ratio * x_s + 4*PI*d1_s + RG_shift_1  # (local)
    a2_s = x_s + 4*PI*d2_s + RG_shift_2  # (local)
    s2_s = a2_s / ((5.0/3.0)*a1_s + a2_s)  # (local)
    sin2_scan.append(s2_s)

sin2_scan = np.array(sin2_scan)  # (local)

# Find the power p that matches PDG
target = sin2_thetaW_MSbar  # (local) 0.23122
idx_best = np.argmin(np.abs(sin2_scan - target))  # (local)
p_best = p_scan[idx_best]  # (local)
sin2_best = sin2_scan[idx_best]  # (local)

# Print key values
for p_val in [-3, -2, -1, 0, 1, 2, 3]:
    idx_p = np.argmin(np.abs(p_scan - p_val))  # (local)
    dY_p = delta_Y_total * L_1**p_val  # (local)
    d1_p = (5.0/3.0) * dY_p  # (local)
    print(f"  {p_val:5.1f} {d1_p:10.4f} {sin2_scan[idx_p]:10.5f} "
          f"{(sin2_scan[idx_p] - target)/target*100:+8.1f}%")

print(f"\n  BEST PDG MATCH: p = {p_best:.3f}, sin^2(M_Z) = {sin2_best:.6f}")
print(f"  Discrepancy from PDG = {abs(sin2_best - target)/target*100:.2f}%")

# Now scan BOTH p_1 and p_2 simultaneously
print(f"\n  2D SCAN: delta_2 = d2_PW * L_2^p2, delta_Y = dY_PW * L_1^p1")
print(f"  Finding (p1, p2) that give sin^2(MZ) = 0.23122:")

best_disc = 1e10  # (local)
best_p1 = 0.0     # (local)
best_p2 = 0.0     # (local)
best_sin2_2d = 0.0  # (local)

p1_range = np.linspace(-5, 5, 101)  # (local)
p2_range = np.linspace(-5, 5, 101)  # (local)

sin2_2d = np.zeros((len(p1_range), len(p2_range)))  # (local)

for i, p1 in enumerate(p1_range):
    for j, p2 in enumerate(p2_range):
        dY_2d = delta_Y_total * L_1**p1  # (local)
        d1_2d = (5.0/3.0) * dY_2d  # (local)
        d2_2d = delta_2_total * L_2**p2  # (local)

        tc_2d = (5.0/3.0)*(4*PI*d1_2d + RG_shift_1) + (4*PI*d2_2d + RG_shift_2)  # (local)
        x_2d = (em_inv_MZ - tc_2d) / ((5.0/3.0)*c_ratio + 1.0)  # (local)
        a1_2d = c_ratio * x_2d + 4*PI*d1_2d + RG_shift_1  # (local)
        a2_2d = x_2d + 4*PI*d2_2d + RG_shift_2  # (local)
        s2_2d = a2_2d / ((5.0/3.0)*a1_2d + a2_2d)  # (local)
        sin2_2d[i, j] = s2_2d

        disc_2d = abs(s2_2d - target)  # (local)
        if disc_2d < best_disc:
            best_disc = disc_2d
            best_p1 = p1
            best_p2 = p2
            best_sin2_2d = s2_2d

print(f"  BEST 2D MATCH: p1 = {best_p1:.2f}, p2 = {best_p2:.2f}")
print(f"  sin^2(MZ) = {best_sin2_2d:.6f}, disc = {best_disc/target*100:.3f}%")

# The PDG contour (sin^2 = 0.23122) is a LINE in (p1, p2) space.
# Find points on this contour:
contour_points = []  # (local)
for i in range(len(p1_range)):
    for j in range(len(p2_range)-1):
        if (sin2_2d[i,j] - target) * (sin2_2d[i,j+1] - target) <= 0:
            # Linear interpolation
            frac = (target - sin2_2d[i,j]) / (sin2_2d[i,j+1] - sin2_2d[i,j])  # (local)
            p2_interp = p2_range[j] + frac*(p2_range[j+1] - p2_range[j])  # (local)
            contour_points.append((p1_range[i], p2_interp))

if contour_points:
    p1_c, p2_c = zip(*contour_points)
    print(f"\n  PDG contour: {len(contour_points)} points found")
    print(f"  p1 range on contour: [{min(p1_c):.2f}, {max(p1_c):.2f}]")
    print(f"  p2 range on contour: [{min(p2_c):.2f}, {max(p2_c):.2f}]")
    # Check if any natural points lie on the contour
    for name, p1v, p2v in [("No correction", 0, 0),
                           ("Linear L-R", 1, 1),
                           ("Inverse L-R", -1, -1),
                           ("Cubic", 3, 3)]:
        tc = (5.0/3.0)*(4*PI*(5.0/3.0)*delta_Y_total*L_1**p1v + RG_shift_1) + \
             (4*PI*delta_2_total*L_2**p2v + RG_shift_2)  # (local)
        x = (em_inv_MZ - tc) / ((5.0/3.0)*c_ratio + 1.0)  # (local)
        a1 = c_ratio*x + 4*PI*(5.0/3.0)*delta_Y_total*L_1**p1v + RG_shift_1  # (local)
        a2 = x + 4*PI*delta_2_total*L_2**p2v + RG_shift_2  # (local)
        s2 = a2/((5.0/3.0)*a1 + a2)  # (local)
        print(f"    ({name:15s}: p1={p1v}, p2={p2v}): sin^2 = {s2:.5f} ({(s2-target)/target*100:+.1f}%)")


# ══════════════════════════════════════════════════════════════════════════════
# SECTION 9: CROSS-CHECKS
# ══════════════════════════════════════════════════════════════════════════════
print("\n" + "=" * 78)
print("9. CROSS-CHECKS")
print("=" * 78)

# CHK1: sin^2(M_Z) in [0.20, 0.26] for any model
print("\n  CHK1: sin^2(M_Z) in physical range [0.20, 0.26]")
any_pass = False  # (local)
for mn in results:
    s2 = results[mn]['sin2_MZ']  # (local)
    if 0.20 <= s2 <= 0.26:
        print(f"    {mn}: sin^2 = {s2:.5f} -- IN RANGE (PASS)")
        any_pass = True
    else:
        print(f"    {mn}: sin^2 = {s2:.5f} -- OUT OF RANGE")

# CHK2: alpha_s(M_Z)
print(f"\n  CHK2: alpha_s(M_Z) ~ 0.118")
for mn in results:
    a_s = results[mn].get('alpha_s_MZ', float('nan'))  # (local)
    print(f"    {mn[:45]:47s}: alpha_s = {a_s:.4f}")

# CHK3: No-threshold limit sin^2 > 0.375
s2_nothresh = results["Model 0: Pure SM (no thresholds)"]['sin2_MZ']  # (local)
print(f"\n  CHK3: No-threshold sin^2 = {s2_nothresh:.5f} (should be > 0.375?)")
print(f"    NOTE: sin^2(M_KK) = 0.584 > 0.375 (NCG). SM running DECREASES it.")
print(f"    The no-threshold result = {s2_nothresh:.5f} is NOT > 0.375 because")
print(f"    b_1 > 0 and b_2 < 0, which pushes sin^2 DOWN from the M_KK value.")

# CHK4: Coupling quasi-unification at M_KK
print(f"\n  CHK4: Coupling unification at M_KK")
for mn in results:
    r = results[mn]
    x = r['x_MKK']  # (local)
    a1_mkk = c_ratio * x  # (local)
    a2_mkk = x  # (local)
    # a3_mkk from geometric ratio
    a3_mkk = x / r_23  # (local)
    print(f"    {mn[:45]:47s}: 1/a1={a1_mkk:.2f}, 1/a2={a2_mkk:.2f}, 1/a3={a3_mkk:.2f}")

# CHK5: Sign problem consistency
print(f"\n  CHK5: Sign problem (S76 WS3)")
print(f"    U(1) metric factor L_1 = {L_1:.4f} (HEAVY, > 1)")
print(f"    SU(2) metric factor L_2 = {L_2:.4f} (LIGHT, < 1)")
print(f"    L-R direct correction (Model 3): delta_Y -> delta_Y * L_1 = INCREASES U(1) threshold")
print(f"    L-R direct correction (Model 3): delta_2 -> delta_2 * L_2 = DECREASES SU(2) threshold")
print(f"    Net effect: ENLARGES the differential (delta_1 - delta_2), pushing sin^2 DOWN further")
print(f"    This CONFIRMS the S76 WS3 sign problem: L-R correction pushes sin^2 the WRONG way")
m3_sin2 = results.get("Model 3: L-R direct (delta*L_a)", {}).get('sin2_MZ', float('nan'))  # (local)
m2_sin2 = results.get("Model 2: PW-resolved (T ratios)", {}).get('sin2_MZ', float('nan'))  # (local)
if m3_sin2 < m2_sin2:
    print(f"    CONFIRMED: Model 3 ({m3_sin2:.5f}) < Model 2 ({m2_sin2:.5f}) -- L-R makes it WORSE")
else:
    print(f"    UNEXPECTED: Model 3 ({m3_sin2:.5f}) >= Model 2 ({m2_sin2:.5f})")


# ══════════════════════════════════════════════════════════════════════════════
# SECTION 10: GATE VERDICT
# ══════════════════════════════════════════════════════════════════════════════
print("\n" + "=" * 78)
print("10. GATE VERDICT: S77-B4-LR-THRESHOLD")
print("=" * 78)

# The decisive model is Model 3 (L-R direct), since that's the physically
# motivated correction from Paper 13 eq 3.41.
decisive_model = "Model 3: L-R direct (delta*L_a)"  # (local)
decisive_sin2 = results[decisive_model]['sin2_MZ']  # (local)

# Also report Model 2 (PW-resolved, no L-R) for comparison
comparison_model = "Model 2: PW-resolved (T ratios)"  # (local)
comparison_sin2 = results[comparison_model]['sin2_MZ']  # (local)

# Gate classification
if 0.20 <= decisive_sin2 <= 0.26:
    verdict = "PASS"  # (local)
elif decisive_sin2 > 0.40 or decisive_sin2 < 0.10:
    verdict = "FAIL"  # (local)
else:
    verdict = "INFO"  # (local)

print(f"\n  Gate: S77-B4-LR-THRESHOLD")
print(f"  Threshold: PASS sin^2 in [0.20, 0.26], FAIL > 0.40 or < 0.10, INFO [0.26, 0.40]")
print(f"\n  Decisive model: {decisive_model}")
print(f"    sin^2(theta_W, M_Z) = {decisive_sin2:.6f}")
print(f"    PDG observed          = {sin2_W_MZ_PDG}")
print(f"    Discrepancy           = {results[decisive_model]['disc_pct']:+.1f}%")
print(f"\n  Comparison (no L-R correction):")
print(f"    Model 2 (PW-resolved): sin^2 = {comparison_sin2:.6f} ({results[comparison_model]['disc_pct']:+.1f}%)")
print(f"\n  Parametric scan result:")
print(f"    PDG-matching power: p_best = {p_best:.3f}")
print(f"    Natural L-R exponent p=1: sin^2 = {results[decisive_model]['sin2_MZ']:.6f}")
print(f"\n  ╔════════════════════════════════════════════════╗")
print(f"  ║  GATE S77-B4-LR-THRESHOLD: {verdict:4s}              ║")
print(f"  ║  sin^2(theta_W, M_Z) = {decisive_sin2:.6f}           ║")
print(f"  ╚════════════════════════════════════════════════╝")

if verdict == "FAIL":
    print(f"\n  STRUCTURAL INTERPRETATION:")
    print(f"  The L-R metric correction from Paper 13 eq (3.41) pushes sin^2 further")
    print(f"  from the observed value, confirming the S76 WS3 sign problem.")
    print(f"  The sign is STRUCTURAL: U(1) is heavy (L_1 > 1) in the Jensen metric,")
    print(f"  so L-R correction INCREASES the U(1) threshold relative to SU(2),")
    print(f"  enlarging the differential that drives sin^2 negative.")
    print(f"  The Weinberg angle problem is NOT solvable within the tree-level")
    print(f"  Left-Right threshold formalism.")

print()


# ══════════════════════════════════════════════════════════════════════════════
# SECTION 11: SAVE DATA AND PLOT
# ══════════════════════════════════════════════════════════════════════════════

# Save results
save_path = os.path.join(outdir, 's77_lr_threshold.npz')

# Collect model results
model_names = list(results.keys())  # (local)
model_sin2 = np.array([results[m]['sin2_MZ'] for m in model_names])  # (local)
model_disc = np.array([results[m]['disc_pct'] for m in model_names])  # (local)
model_d1 = np.array([results[m]['delta_1'] for m in model_names])    # (local)
model_d2 = np.array([results[m]['delta_2'] for m in model_names])    # (local)
model_as = np.array([results[m].get('alpha_s_MZ', np.nan) for m in model_names])  # (local)

np.savez(save_path,
    # M_KK boundary
    tau_fold=tau_fold,
    sin2_W_MKK=sin2_W_MKK,
    L_1=L_1, L_2=L_2, L_3=L_3,
    gp2_MKK=gp2_MKK, g2_MKK=g2_MKK,
    # Thresholds
    delta_3_total=delta_3_total,
    delta_2_total=delta_2_total,
    delta_Y_total=delta_Y_total,
    delta_1_PW=delta_1_PW,
    delta_2_LR=delta_2_LR,
    delta_Y_LR=delta_Y_LR,
    delta_1_LR=delta_1_LR,
    S_inf=S_inf,
    # Model results
    model_names=np.array(model_names),
    model_sin2=model_sin2,
    model_disc=model_disc,
    model_d1=model_d1,
    model_d2=model_d2,
    model_as=model_as,
    # Parametric scan
    p_scan=p_scan,
    sin2_scan=sin2_scan,
    p_best=p_best,
    sin2_best=sin2_best,
    # 2D scan
    p1_range=p1_range, p2_range=p2_range,
    sin2_2d=sin2_2d,
    best_p1=best_p1, best_p2=best_p2,
    best_sin2_2d=best_sin2_2d,
    # Gate
    verdict=verdict,
    decisive_sin2=decisive_sin2,
    comparison_sin2=comparison_sin2,
)

print(f"\n  Saved: {save_path}")

# ══════════════════════════════════════════════════════════════════════════════
# Plot
# ══════════════════════════════════════════════════════════════════════════════

fig, axes = plt.subplots(2, 2, figsize=(14, 10))
fig.suptitle('S77-B4-LR-THRESHOLD: Weinberg Angle from L-R Corrected Thresholds',
             fontsize=13, fontweight='bold')

# Panel 1: Model comparison bar chart
ax1 = axes[0, 0]
short_names = ['Pure SM', 'Universal', 'PW-resolved', 'L-R direct',
               'L-R inverse', 'L-R LEFT', 'L-R sign-flip', 'Partial-vol', 'Cubic']
short_names = short_names[:len(model_names)]
colors = ['gray', 'blue', 'orange', 'red', 'green', 'red', 'purple', 'brown', 'cyan']
colors = colors[:len(model_names)]
ax1.barh(range(len(model_names)), model_sin2, color=colors[:len(model_names)], alpha=0.7)
ax1.axvline(sin2_thetaW_MSbar, color='black', ls='--', lw=2, label='PDG 0.23122')
ax1.axvspan(0.20, 0.26, alpha=0.1, color='green', label='PASS region')
ax1.axvspan(0.26, 0.40, alpha=0.05, color='yellow', label='INFO region')
ax1.set_yticks(range(len(model_names)))
ax1.set_yticklabels(short_names, fontsize=8)
ax1.set_xlabel('sin²(θ_W) at M_Z')
ax1.set_title('Model Comparison')
ax1.legend(fontsize=7, loc='lower right')
ax1.set_xlim(-0.2, 0.8)

# Panel 2: 1D parametric scan
ax2 = axes[0, 1]
ax2.plot(p_scan, sin2_scan, 'b-', lw=2)
ax2.axhline(target, color='k', ls='--', lw=1.5, label='PDG 0.23122')
ax2.axhspan(0.20, 0.26, alpha=0.1, color='green')
ax2.axvline(0, color='gray', ls=':', alpha=0.5, label='p=0 (no L-R)')
ax2.axvline(1, color='red', ls=':', alpha=0.5, label='p=1 (direct L-R)')
ax2.axvline(p_best, color='orange', ls='-', lw=2, label=f'p={p_best:.2f} (PDG match)')
ax2.set_xlabel('Power p in δ_Y^{LR} = δ_Y^{PW} × L₁^p')
ax2.set_ylabel('sin²(θ_W) at M_Z')
ax2.set_title('Parametric Scan (U(1) threshold power)')
ax2.legend(fontsize=7)
ax2.set_ylim(-0.5, 0.8)

# Panel 3: 2D contour
ax3 = axes[1, 0]
cs = ax3.contourf(p2_range, p1_range, sin2_2d, levels=np.linspace(-0.5, 0.8, 27),
                  cmap='RdYlBu_r')
ax3.contour(p2_range, p1_range, sin2_2d, levels=[target], colors='black', linewidths=2)
ax3.plot(0, 0, 'ko', ms=8, label='No correction')
ax3.plot(1, 1, 'r^', ms=10, label='p1=p2=1 (L-R direct)')
ax3.plot(best_p2, best_p1, 'g*', ms=12, label=f'Best: p1={best_p1:.1f}, p2={best_p2:.1f}')
plt.colorbar(cs, ax=ax3, label='sin²(θ_W)')
ax3.set_xlabel('p₂ (SU(2) power in L₂^p₂)')
ax3.set_ylabel('p₁ (U(1) power in L₁^p₁)')
ax3.set_title('2D Threshold Power Scan\n(black contour = PDG)')
ax3.legend(fontsize=7, loc='upper left')

# Panel 4: Summary text
ax4 = axes[1, 1]
ax4.axis('off')
summary_text = (
    f"GATE: S77-B4-LR-THRESHOLD: {verdict}\n"
    f"{'='*40}\n\n"
    f"Boundary condition:\n"
    f"  sin²(θ_W)|_{{M_KK}} = {sin2_W_MKK:.4f}\n"
    f"  (PERMANENT, 3 methods, machine ε)\n\n"
    f"RG running ln(M_KK/M_Z) = {ln_ratio:.2f}\n\n"
    f"L-R metric factors:\n"
    f"  L₁ = exp(+2τ) = {L_1:.4f} [U(1), heavy]\n"
    f"  L₂ = exp(-2τ) = {L_2:.4f} [SU(2), light]\n\n"
    f"Decisive (L-R direct): sin² = {decisive_sin2:.5f}\n"
    f"PW-resolved (no L-R):  sin² = {comparison_sin2:.5f}\n"
    f"PDG observed:          sin² = {target:.5f}\n\n"
    f"PDG-matching power: p = {p_best:.2f}\n"
    f"Natural L-R (p=1) is {abs(p_best - 1.0):.1f} away\n\n"
    f"SIGN PROBLEM CONFIRMED:\n"
    f"L-R correction pushes sin²\n"
    f"the WRONG way (further from PDG)"
)
ax4.text(0.05, 0.95, summary_text, transform=ax4.transAxes, fontsize=9,
         verticalalignment='top', fontfamily='monospace',
         bbox=dict(boxstyle='round', facecolor='lightyellow', alpha=0.8))

plt.tight_layout()
plot_path = os.path.join(outdir, 's77_lr_threshold.png')
plt.savefig(plot_path, dpi=150, bbox_inches='tight')
print(f"  Saved: {plot_path}")

print("\n" + "=" * 78)
print("COMPUTATION COMPLETE")
print("=" * 78)
